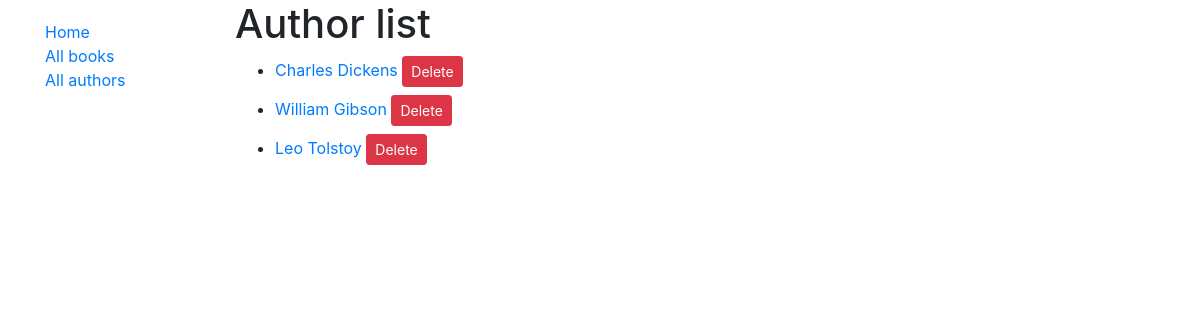
The app's page /catalog/authors/, older data.
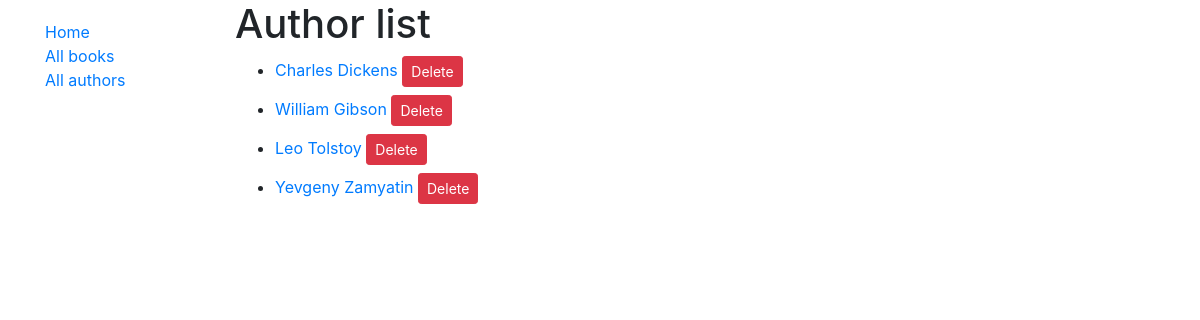
The same page, newer data.
### catalog/models.py (models this page shows, shortened)
class Author(models.Model):
    first_name = models.CharField(max_length=100)
    last_name = models.CharField(max_length=100)
    date_of_birth = models.DateField(null=True, blank=True)
    date_of_death = models.DateField('Date of Death', null=True, blank=True)
    class Meta:
        ordering = ['last_name', 'first_name']
    def get_absolute_url(self):
        return reverse('author-detail', args=[str(self.id)])
    def get_delete_url(self):
        return reverse('author_delete', args=[str(self.id)])

### catalog/views.py (the view)
# urls.py: path('authors/', views.AuthorListView.as_view(), name='authors'),
class AuthorListView(generic.ListView):
    model = Author

### catalog/templates/catalog/author_list.html
{% extends "base_generic.html" %}
{% block content %}
  <h1>Author list</h1>
  {% if author_list %}
  <ul>
    {% for author in author_list %}
      <li class="my-2">
        <a href="{{ author.get_absolute_url }}">{{ author.first_name }} {{ author.last_name }}</a>
        <a class="btn btn-sm btn-danger" href="{{ author.get_delete_url }}">Delete</a>
      </li>
    {% endfor %}
  </ul>
  {% else %}
    <p>There are no authors in the catalog.</p>
  {% endif %}
{% endblock %}

Row changes from the older to the newer data that the page shows:
added Author: first_name "Yevgeny", last_name "Zamyatin"
